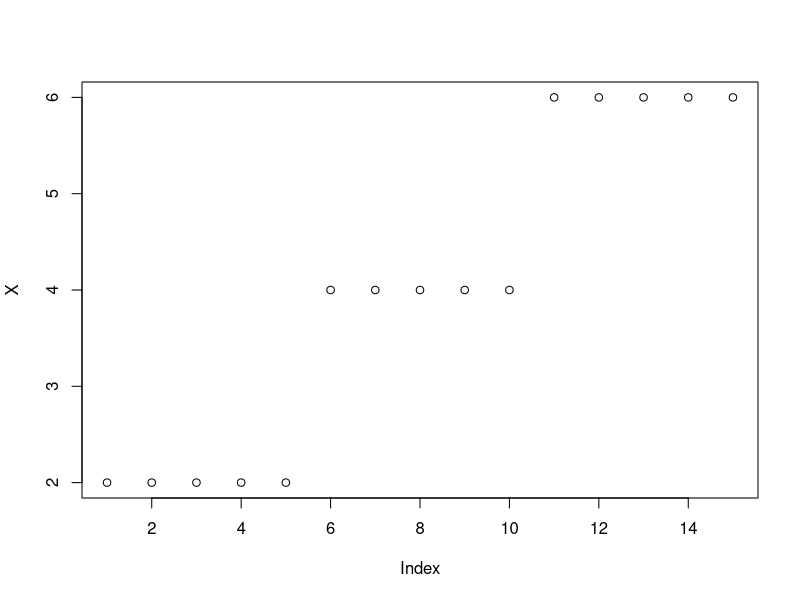
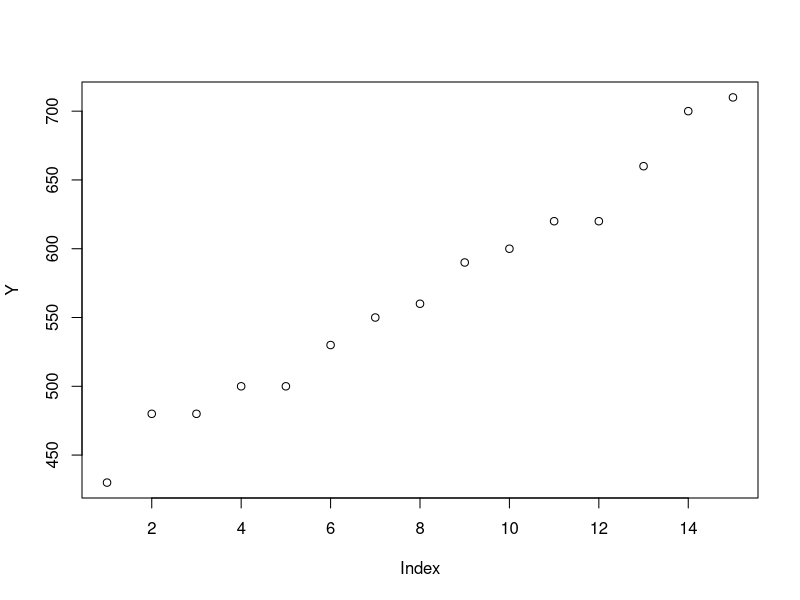

Generate these figures, in order, with R:
X <- c(2,2,2,2,2,4,4,4,4,4,6,6,6,6,6)
#set size (1,3,5, or 7 letters in the memory set)
Y <- c(430, 480, 480, 500, 500, 530, 550, 560, 590, 600, 620, 620, 660, 700, 710)
#reaction time variable in ms
#creating variables with the data added in Sternberg Memory Task with a between subjects design

plot(X)
#set size for each subject
plot(Y)
#each subjects reaction time
cor(X,Y)
#correlation test on the Set Size vs Reaction Time
cor(Y,X)
#correlations a

reg1 <- lm(Y~X)
#this calculates the linear regression for reaction time and set size
summary(reg1)
#this shows the summary of the data for the linear regression analysis

#Linear Regression Analysis Summary:
#A linear regression analysis was conducted, with Set Size as the predictor variable 
#and Reaction Time as the outcome variable. There was a significant relationship 
#between Set Size and Reaction Time, F(1, 13) = 78.97, p < .001, such that Reaction Time increased
#by 46ms for every one-letter increase in Set Size

set2 <- c(480, 530, 500, 430, 550)
set4 <- c(500, 600, 560, 620, 480)
set6 <- c(620, 590, 700, 660, 710)
#defining all the sets of reaction times

t.test(set2, set6, var.equal=TRUE, alternative="greater")
#one-tailed independent samples t-test between size 2 and 6
#right tailed test so it is "greater" in the alternative hypothesis